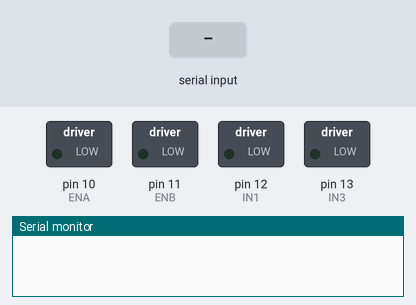
A sketch run on a simulated Arduino Mega 2560, built with avr-gcc and run on an emulated ATmega2560. Parts: switched loads named in the sketch (green lamp = pin HIGH), the last lines printed to the serial monitor. The inputs (shaded band) are chosen by the test bench.

Above: at 1.2 s.
1.3 s: "w\n" received over the second serial link
At 2.2 s:
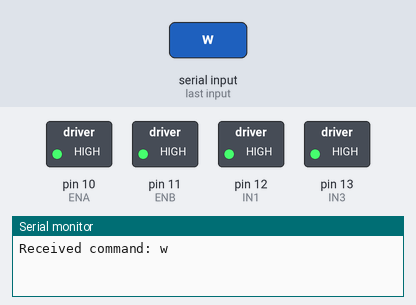
2.8 s: "s\n" received over the second serial link
At 3.3 s:
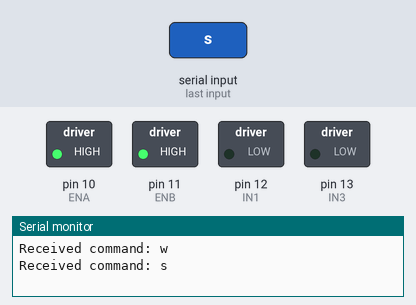
4.3 s: "a\n" received over the second serial link
At 5.5 s:
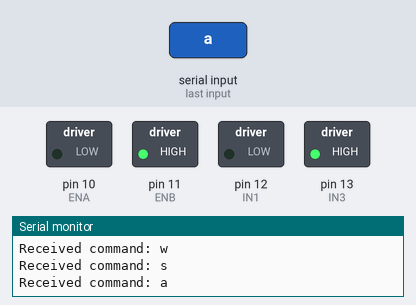
5.8 s: "d\n" received over the second serial link
At 6.8 s:
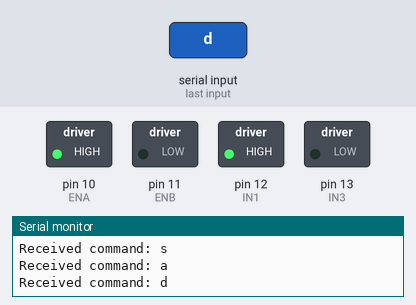
Timing chart, 0 to 8.3 s (numbered marks = the images above; inputs shaded):
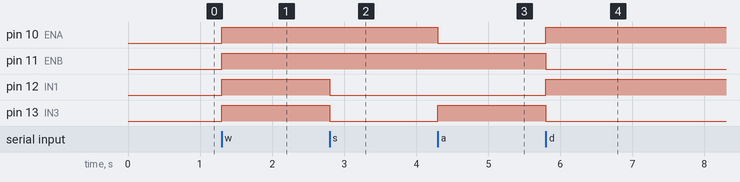

The sketch:

ARDUINO_video_control.ino
```cpp
#include <SoftwareSerial.h>

SoftwareSerial Serial1(2, 3);

const int ENA = 10; // PWM керування швидкістю двигуна A
const int ENB = 11; // PWM керування швидкістю двигуна B
const int IN1 = 12; // напрямок двигуна A
const int IN3 = 13; // напрямок двигуна B
const int SPEED = 255; // Швидкість

char buffer[20];
int bufferIndex = 0;

void setup() {
  Serial1.begin(9600);
  Serial.begin(9600);

  pinMode(ENA, OUTPUT);
  pinMode(ENB, OUTPUT);
  pinMode(IN1, OUTPUT);
  pinMode(IN3, OUTPUT);

  motor(0, 0, 0, 0); // Зупинити двигуни на початку

  Serial1.println("Ready to receive");
  Serial1.println("Ready to receive");
  Serial1.flush();
}

void loop() {
  if (Serial1.available()) {
    char inChar = Serial1.read();
    if (inChar == '\n') {
      buffer[bufferIndex] = '\0';

      // Видалити \r в кінці рядка
      if (bufferIndex > 0 && buffer[bufferIndex - 1] == '\r') {
        buffer[--bufferIndex] = '\0';
      }

      handleCommand(buffer);
      Serial1.print(buffer);
      Serial1.println();
      Serial1.flush();
      bufferIndex = 0;
      Serial.print("Received command: ");
      Serial.println(buffer);
    } else if (bufferIndex < sizeof(buffer) - 1) {
      buffer[bufferIndex++] = inChar;
    }
  }
}

void handleCommand(const char* cmd) {
  if (strcmp(cmd, "w") == 0) {
    // Вперед (обидва двигуни вперед)
    motor(1, 1, SPEED, SPEED);
  } else if (strcmp(cmd, "s") == 0) {
    // Назад (обидва двигуни назад)
    motor(0, 0, SPEED, SPEED);
  } else if (strcmp(cmd, "a") == 0) {
    // Поворот вліво: праве колесо вперед
    // ліве колесо зупинене (або назад)
    // праве вперед
    motor(0, 1, 0, SPEED);
  } else if (strcmp(cmd, "d") == 0) {
    // Поворот вправо: ліве колесо вперед
    // ліве вперед
    // праве зупинене (або назад)
    motor(1, 0, SPEED, 0);
  } else if (strcmp(cmd, "halt") == 0) {
    // ліве колесо зупинене (або назад)
    // праве колесо зупинене (або назад)
    motor(0, 0, 0, 0);
  }
}

void motor(bool leftForward, bool rightForward, int leftSpeed, int rightSpeed) {
  digitalWrite(IN1, leftForward);
  digitalWrite(IN3, rightForward);
  analogWrite(ENA, leftSpeed);
  analogWrite(ENB, rightSpeed);
}
```

Measured:
- after the input at 1.3 s, pin 10 (ENA), pin 11 (ENB), pin 12 (IN1), pin 13 (IN3): LOW → HIGH at once
- after the input at 2.8 s, pin 12 (IN1), pin 13 (IN3): HIGH → LOW at once
- after the input at 4.3 s, pin 10 (ENA): HIGH → LOW at once; pin 13 (IN3): LOW → HIGH at once
- after the input at 5.8 s, pin 10 (ENA), pin 12 (IN1): LOW → HIGH at once; pin 11 (ENB), pin 13 (IN3): HIGH → LOW at once
